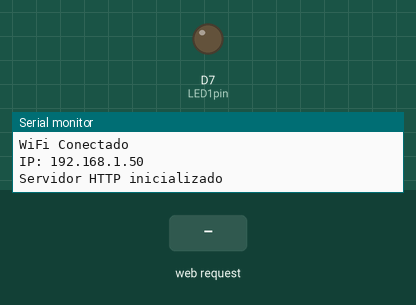
A sketch run on a simulated ESP8266 (NodeMCU). Parts: output pins drawn as LEDs (lit = HIGH), the last lines printed to the serial monitor. Inputs (shaded band) come from the test bench. WiFi joins after 1.5 s; servers stay silent unless stated.

Above: at 3.2 s.
3.3 s: HTTP request GET /led1on received
At 4.5 s:
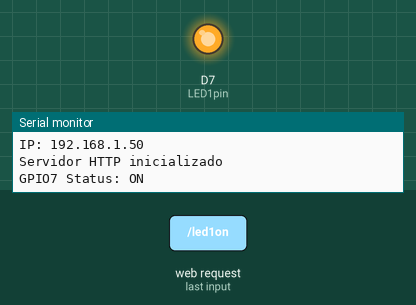
6.3 s: HTTP request GET /led1off received
At 6.8 s:
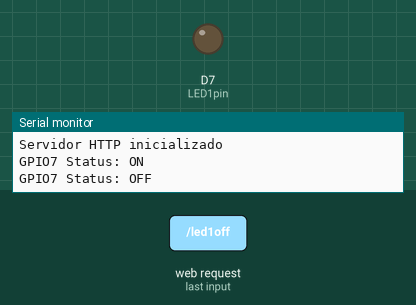
Timing chart, 0 to 9.3 s (numbered marks = the images above; inputs shaded):
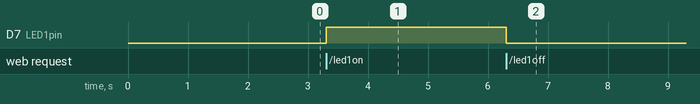

The sketch:

PROGRAMA_ESP.ino
```cpp
#include<ESP8266WiFi.h> //Biblioteca para funcionamento do WiFi do ESP
#include<ESP8266WebServer.h> //Biblioteca para o ESP funcionar como servidor
#include <DHT.h> //Biblioteca para funcionamento do sensor de temperatura e umidade DHT11

const char* ssid = "aquario";  // Rede WiFi
const char* password = "aquario_virtual";  //Senha da Rede WiFi

ESP8266WebServer server(80); //server na porta 80

#define DHTPIN 4 //Pino digital D2 (GPIO5) conectado ao DHT11
#define DHTTYPE DHT11 //Tipo do sensor DHT11

DHT dht(DHTPIN, DHTTYPE); //Inicializando o objeto dht do tipo DHT passando como parâmetro o pino (DHTPIN) e o tipo do sensor (DHTTYPE)

float temperatura; //variável para armazenar a temperatura
float umidade; //Variável para armazenar a umidade


uint8_t LED1pin = D7;
bool LED1status = LOW;

void setup() {
  Serial.begin(115200); //Inicializa a comunicação serial
  delay(50); // ?Intervalo para aguardar a estabilização do sistema

  pinMode(LED1pin, OUTPUT);

  dht.begin(); //Inicializa o sensor DHT11

  Serial.println("Conectando a Rede: "); //Imprime na serial a mensagem
  Serial.println(ssid); //Imprime na serial o nome da Rede Wi-Fi

  WiFi.begin(ssid, password); //Inicialização da comunicação Wi-Fi

  //Verificação da conexão
  while (WiFi.status() != WL_CONNECTED) { //Enquanto estiver aguardando status da conexão
    delay(1000);
    Serial.print("."); //Imprime pontos
  }
  Serial.println("");
  Serial.println("WiFi Conectado");
  Serial.print("IP: ");
  Serial.println(WiFi.localIP()); //Função para exibir o IP da ESP

  server.on("/", HTTP_GET, handle_OnConnect); //Servidor recebe uma solicitação HTTP - chama a função handle_OnConnect
  server.onNotFound(handle_NotFound); //Servidor recebe uma solicitação HTTP não especificada - chama a função handle_NotFound


  server.on("/led1on", handle_led1on); //liga led 1
  server.on("/led1off", handle_led1off); //desliga led 1
  server.enableCORS(true);
  server.begin(); //Inicializa o servidor
  Serial.println("Servidor HTTP inicializado");

}

void loop() {
  server.handleClient(); //Chama o método handleClient()
}

void handle_OnConnect() {
  temperatura = dht.readTemperature();  //Realiza a leitura da temperatura
  umidade = dht.readHumidity(); //Realiza a leitura da umidade
  Serial.print("Temperatura: ");
  Serial.print(temperatura); //Imprime no monitor serial o valor da temperatura lida
  Serial.println(" ºC");
  Serial.print("Umidade: ");
  Serial.print(umidade); //Imprime no monitor serial o valor da umidade lida
  Serial.println(" %");
  server.send(200, "text/html", EnvioHTML(temperatura, umidade)); //Envia as informações usando o código 200, especifica o conteúdo como "text/html" e chama a função EnvioHTML

}

void handle_NotFound() { //Função para lidar com o erro 404
  server.send(404, "text/plain", "Não encontrado"); //Envia o código 404, especifica o conteúdo como "text/pain" e envia a mensagem "Não encontrado"

}

String EnvioHTML(float Temperaturastat, float Umidadestat) { //Exibindo a página da web em HTML

  String ptr = "";
  ptr += (float)Temperaturastat;
  ptr += " | ";
  ptr += (float)Umidadestat;

  return ptr;

}

void handle_led1on() {
  digitalWrite(LED1pin, HIGH);
  Serial.println("GPIO7 Status: ON");
}

void handle_led1off() {
  digitalWrite(LED1pin, LOW);
  Serial.println("GPIO7 Status: OFF");
}
```

Measured:
- after the input at 3.3 s, D7 (LED1pin): LOW → HIGH at once
- after the input at 6.3 s, D7 (LED1pin): HIGH → LOW at once
